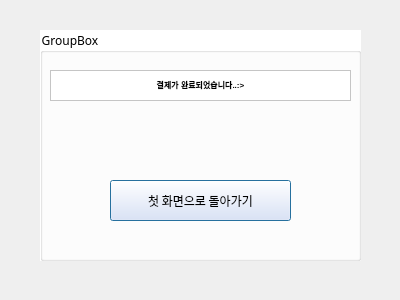
<?xml version="1.0" encoding="UTF-8"?>
<ui version="4.0">
 <class>msgDialog</class>
 <widget class="QDialog" name="msgDialog">
  <property name="geometry">
   <rect>
    <x>0</x>
    <y>0</y>
    <width>400</width>
    <height>300</height>
   </rect>
  </property>
  <property name="font">
   <font>
    <family>문체부 제목 바탕체</family>
   </font>
  </property>
  <property name="windowTitle">
   <string>Dialog</string>
  </property>
  <widget class="QGroupBox" name="groupBox">
   <property name="geometry">
    <rect>
     <x>40</x>
     <y>30</y>
     <width>321</width>
     <height>231</height>
    </rect>
   </property>
   <property name="styleSheet">
    <string notr="true">background-color: rgb(255, 255, 255);</string>
   </property>
   <property name="title">
    <string>GroupBox</string>
   </property>
   <widget class="QTextBrowser" name="textBrowser">
    <property name="geometry">
     <rect>
      <x>10</x>
      <y>40</y>
      <width>301</width>
      <height>31</height>
     </rect>
    </property>
    <property name="styleSheet">
     <string notr="true">background-color: rgb(255, 255, 255);</string>
    </property>
    <property name="html">
     <string>&lt;!DOCTYPE HTML PUBLIC &quot;-//W3C//DTD HTML 4.0//EN&quot; &quot;http://www.w3.org/TR/REC-html40/strict.dtd&quot;&gt;
&lt;html&gt;&lt;head&gt;&lt;meta name=&quot;qrichtext&quot; content=&quot;1&quot; /&gt;&lt;style type=&quot;text/css&quot;&gt;
p, li { white-space: pre-wrap; }
&lt;/style&gt;&lt;/head&gt;&lt;body style=&quot; font-family:'Gulim'; font-size:9pt; font-weight:400; font-style:normal;&quot;&gt;
&lt;p align=&quot;center&quot; style=&quot; margin-top:0px; margin-bottom:0px; margin-left:0px; margin-right:0px; -qt-block-indent:0; text-indent:0px;&quot;&gt;&lt;span style=&quot; font-family:'Gulim'; font-weight:600; vertical-align:sub;&quot;&gt;결제가 완료되었습니다..:&amp;gt;&lt;/span&gt;&lt;/p&gt;&lt;/body&gt;&lt;/html&gt;</string>
    </property>
   </widget>
   <widget class="QPushButton" name="pushButton">
    <property name="geometry">
     <rect>
      <x>70</x>
      <y>150</y>
      <width>181</width>
      <height>41</height>
     </rect>
    </property>
    <property name="font">
     <font>
      <family>문체부 제목 바탕체</family>
     </font>
    </property>
    <property name="styleSheet">
     <string notr="true">background-color: rgb(234, 232, 254);</string>
    </property>
    <property name="text">
     <string>첫 화면으로 돌아가기</string>
    </property>
   </widget>
  </widget>
 </widget>
 <resources/>
 <connections/>
</ui>
